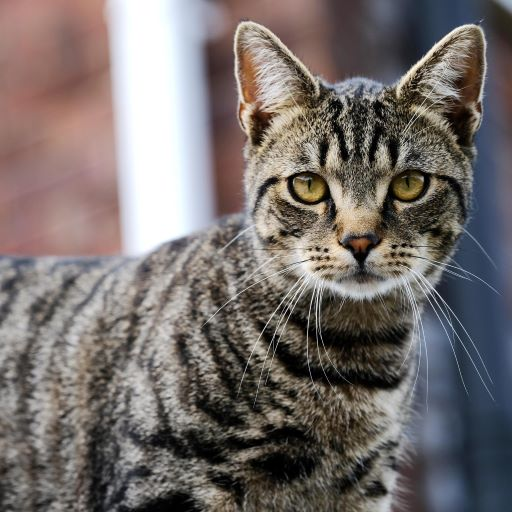
#> input picture Photos/cat.jpg, 512 x 512 px
$ jupyter execute basics.ipynb
#> lines starting #> are read from the running program, lines starting #| are printed output that depends on the picture
[cell 1]
import cv2 as cv
import numpy as np

[cell 2]
img = cv.imread("Photos/cat.jpg")
#> img is the input picture: shape (512, 512, 3); mean B, G, R 108.4, 110.5, 117.9

def rescaleFrame(frame, scale=0.5):
#> called with scale = 0.5
    width = int(frame.shape[1] * scale)
#> width = 256
    height = int(frame.shape[0] * scale)
#> height = 256

    dimensions = (width,height)
#> dimensions = (256, 256)
    return cv.resize(frame, dimensions, interpolation=cv.INTER_AREA)
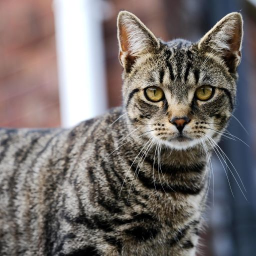
#> returned value: shape (256, 256, 3); mean of channels 0, 1, 2 108.5, 110.6, 118; drawn as B, G, R
img = rescaleFrame(frame=img,scale=0.5)

cv.imshow("Original Image", img)


# Grayscaling the image
gray_img = cv.cvtColor(img,code=cv.COLOR_BGR2GRAY)
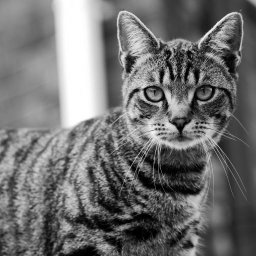
#> gray_img: shape (256, 256); min 0, max 255, mean 112.6
cv.imshow("Grayscale Image",gray_img)

# Blur the image
blur_img = cv.GaussianBlur(img, (3,3), cv.BORDER_DEFAULT)
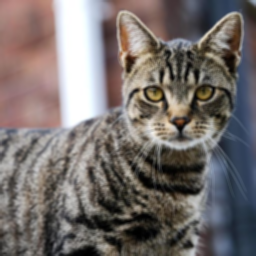
#> blur_img: shape (256, 256, 3); mean B, G, R 108.5, 110.6, 118
cv.imshow("Blur Image",blur_img)

# Edge Detection the image
canny_img = cv.Canny(img, 125,175)
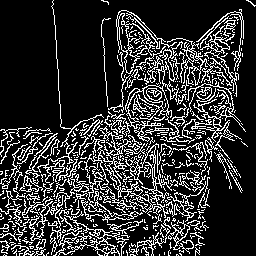
#> canny_img: shape (256, 256); 19.7% white in thin lines or dots
cv.imshow("Canny Image",canny_img)

# Croppign image
cropped_img = img[200:700,200:700]
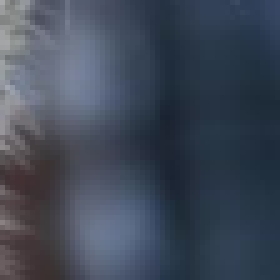
#> cropped_img: shape (56, 56, 3) (shown 5 times larger); mean B, G, R 87.7, 72.7, 63.8
cv.imshow("Cropped Image",cropped_img)

cv.waitKey(0)

$ run again, with Photos/group.jpeg copied over Photos/cat.jpg
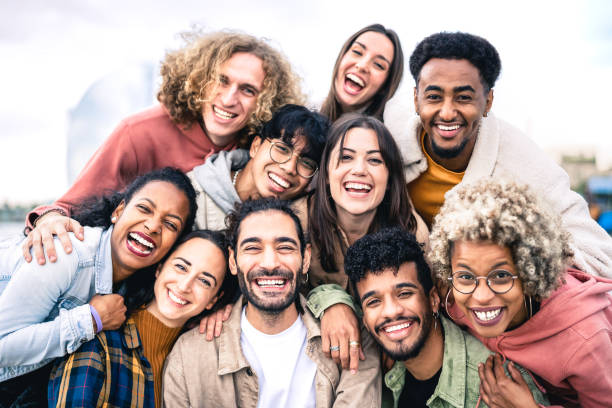
#> input picture Photos/group.jpeg, 612 x 408 px
#> img is the input picture: shape (408, 612, 3); mean B, G, R 156.2, 161.2, 181.9
#> `gray_img = cv.cvtColor(img,code=cv.COLOR_BGR2GRAY)`:
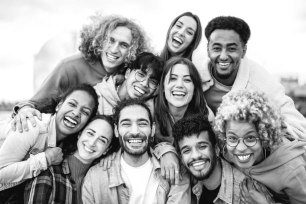
#> gray_img: shape (204, 306); min 6, max 255, mean 166.9
#> `canny_img = cv.Canny(img, 125,175)`:
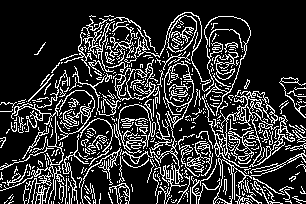
#> canny_img: shape (204, 306); 19.5% white in thin lines or dots
